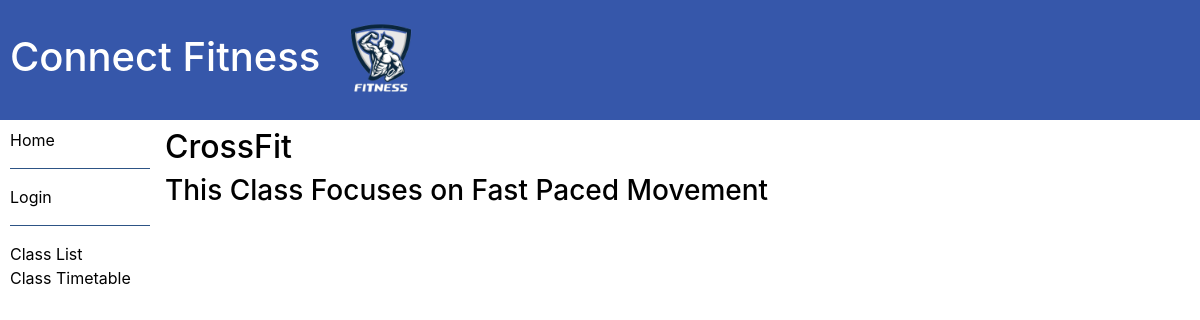
Screenshot of /ERP/gym_class/1 with the database file from the repository.
### ERP/models.py (models this page shows, shortened)
class Gym_class(models.Model):
    title = models.CharField(max_length = 100)
    description = models.TextField(max_length=1000)
    archive = models.BooleanField(null = True, default=False)
    class Meta:
        ordering = ['title']

### ERP/views.py (the view)
# urls.py: path("gym_class/<int:pk>", views.Class_detail.as_view(), name="classes"),
class Class_detail(generic.DetailView):
    model = Gym_class
    template_name ="gym_class_detail.html"
    def get_context_data(self, **kwargs):
        context = super().get_context_data(**kwargs)
        context['pk'] = self.object.pk  # Pass the PK to the template
        return context

### ERP/templates/gym_class_detail.html (shortened to what this page needs)
{% extends "base_generic.html" %}
{% block content %}
{% load static %}
<head >
</head>
<h2>{{gym_class.title}}</h2>
<h3>{{gym_class.description}}</h3>
{% endblock %}

### ERP/templates/base_generic.html (style rules this page uses)
html { background-color: #ffffff; }
body { visibility: visable; opacity: 1; background-color: #000000; }

### rows the page displays
Gym_class: title "CrossFit", description "This Class Focuses on Fast Paced Movement"
